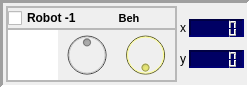
<?xml version="1.0" encoding="UTF-8"?>
<ui version="4.0">
 <class>FrameRobot</class>
 <widget class="QFrame" name="FrameRobot">
  <property name="geometry">
   <rect>
    <x>0</x>
    <y>0</y>
    <width>250</width>
    <height>86</height>
   </rect>
  </property>
  <property name="sizePolicy">
   <sizepolicy hsizetype="Minimum" vsizetype="Preferred">
    <horstretch>0</horstretch>
    <verstretch>0</verstretch>
   </sizepolicy>
  </property>
  <property name="minimumSize">
   <size>
    <width>250</width>
    <height>0</height>
   </size>
  </property>
  <property name="maximumSize">
   <size>
    <width>10000</width>
    <height>86</height>
   </size>
  </property>
  <property name="font">
   <font>
    <weight>75</weight>
    <bold>true</bold>
   </font>
  </property>
  <property name="contextMenuPolicy">
   <enum>Qt::NoContextMenu</enum>
  </property>
  <property name="windowTitle">
   <string>Frame</string>
  </property>
  <property name="frameShape">
   <enum>QFrame::Panel</enum>
  </property>
  <property name="frameShadow">
   <enum>QFrame::Sunken</enum>
  </property>
  <property name="lineWidth">
   <number>3</number>
  </property>
  <layout class="QHBoxLayout" name="horizontalLayout">
   <property name="spacing">
    <number>3</number>
   </property>
   <property name="leftMargin">
    <number>3</number>
   </property>
   <property name="topMargin">
    <number>3</number>
   </property>
   <property name="rightMargin">
    <number>3</number>
   </property>
   <property name="bottomMargin">
    <number>3</number>
   </property>
   <item>
    <widget class="QFrame" name="frame_robot_info">
     <property name="frameShape">
      <enum>QFrame::StyledPanel</enum>
     </property>
     <property name="frameShadow">
      <enum>QFrame::Raised</enum>
     </property>
     <layout class="QVBoxLayout" name="verticalLayout_4">
      <property name="spacing">
       <number>0</number>
      </property>
      <property name="leftMargin">
       <number>0</number>
      </property>
      <property name="topMargin">
       <number>0</number>
      </property>
      <property name="rightMargin">
       <number>0</number>
      </property>
      <property name="bottomMargin">
       <number>0</number>
      </property>
      <item>
       <widget class="QFrame" name="frame_text">
        <property name="minimumSize">
         <size>
          <width>72</width>
          <height>0</height>
         </size>
        </property>
        <property name="maximumSize">
         <size>
          <width>10000</width>
          <height>16777215</height>
         </size>
        </property>
        <property name="frameShape">
         <enum>QFrame::StyledPanel</enum>
        </property>
        <property name="frameShadow">
         <enum>QFrame::Raised</enum>
        </property>
        <layout class="QHBoxLayout" name="horizontalLayout_2">
         <property name="leftMargin">
          <number>0</number>
         </property>
         <property name="topMargin">
          <number>0</number>
         </property>
         <property name="rightMargin">
          <number>0</number>
         </property>
         <property name="bottomMargin">
          <number>0</number>
         </property>
         <item>
          <widget class="QCheckBox" name="check_robot">
           <property name="maximumSize">
            <size>
             <width>69</width>
             <height>16777215</height>
            </size>
           </property>
           <property name="text">
            <string>Robot -1</string>
           </property>
          </widget>
         </item>
         <item>
          <widget class="QLabel" name="label_behavior">
           <property name="font">
            <font>
             <pointsize>8</pointsize>
            </font>
           </property>
           <property name="text">
            <string>Beh</string>
           </property>
           <property name="alignment">
            <set>Qt::AlignCenter</set>
           </property>
          </widget>
         </item>
        </layout>
       </widget>
      </item>
      <item>
       <widget class="QFrame" name="frame_widgets">
        <property name="frameShape">
         <enum>QFrame::StyledPanel</enum>
        </property>
        <property name="frameShadow">
         <enum>QFrame::Raised</enum>
        </property>
        <layout class="QHBoxLayout" name="horizontalLayout_3">
         <property name="spacing">
          <number>0</number>
         </property>
         <property name="leftMargin">
          <number>0</number>
         </property>
         <property name="topMargin">
          <number>0</number>
         </property>
         <property name="rightMargin">
          <number>0</number>
         </property>
         <property name="bottomMargin">
          <number>0</number>
         </property>
         <item>
          <widget class="QGraphicsView" name="gView_icon">
           <property name="minimumSize">
            <size>
             <width>0</width>
             <height>0</height>
            </size>
           </property>
           <property name="maximumSize">
            <size>
             <width>50</width>
             <height>50</height>
            </size>
           </property>
           <property name="mouseTracking">
            <bool>true</bool>
           </property>
           <property name="focusPolicy">
            <enum>Qt::NoFocus</enum>
           </property>
           <property name="frameShape">
            <enum>QFrame::Panel</enum>
           </property>
           <property name="lineWidth">
            <number>0</number>
           </property>
           <property name="backgroundBrush">
            <brush brushstyle="NoBrush">
             <color alpha="0">
              <red>0</red>
              <green>0</green>
              <blue>0</blue>
             </color>
            </brush>
           </property>
           <property name="renderHints">
            <set>QPainter::Antialiasing|QPainter::TextAntialiasing</set>
           </property>
          </widget>
         </item>
         <item>
          <widget class="QDial" name="dial_velocity">
           <property name="enabled">
            <bool>false</bool>
           </property>
           <property name="focusPolicy">
            <enum>Qt::NoFocus</enum>
           </property>
           <property name="toolTip">
            <string>Average wheel velocity</string>
           </property>
           <property name="styleSheet">
            <string notr="true">background-color: rgb(150, 150, 150);</string>
           </property>
           <property name="minimum">
            <number>-100</number>
           </property>
           <property name="maximum">
            <number>100</number>
           </property>
           <property name="singleStep">
            <number>1</number>
           </property>
           <property name="pageStep">
            <number>10</number>
           </property>
           <property name="wrapping">
            <bool>false</bool>
           </property>
           <property name="notchTarget">
            <double>4.000000000000000</double>
           </property>
           <property name="notchesVisible">
            <bool>false</bool>
           </property>
          </widget>
         </item>
         <item>
          <widget class="QDial" name="dial_orientation">
           <property name="enabled">
            <bool>false</bool>
           </property>
           <property name="baseSize">
            <size>
             <width>0</width>
             <height>0</height>
            </size>
           </property>
           <property name="focusPolicy">
            <enum>Qt::NoFocus</enum>
           </property>
           <property name="contextMenuPolicy">
            <enum>Qt::NoContextMenu</enum>
           </property>
           <property name="toolTip">
            <string>Robot's orientation in relation to the opposing end of the field</string>
           </property>
           <property name="styleSheet">
            <string notr="true">background-color: rgb(255, 255, 0);</string>
           </property>
           <property name="minimum">
            <number>-180</number>
           </property>
           <property name="maximum">
            <number>180</number>
           </property>
           <property name="singleStep">
            <number>1</number>
           </property>
           <property name="pageStep">
            <number>5</number>
           </property>
           <property name="tracking">
            <bool>false</bool>
           </property>
           <property name="invertedAppearance">
            <bool>true</bool>
           </property>
           <property name="wrapping">
            <bool>true</bool>
           </property>
           <property name="notchTarget">
            <double>8.699999999999999</double>
           </property>
           <property name="notchesVisible">
            <bool>false</bool>
           </property>
          </widget>
         </item>
        </layout>
       </widget>
      </item>
     </layout>
    </widget>
   </item>
   <item>
    <widget class="QFrame" name="frame_xy">
     <property name="minimumSize">
      <size>
       <width>64</width>
       <height>0</height>
      </size>
     </property>
     <property name="maximumSize">
      <size>
       <width>64</width>
       <height>16777215</height>
      </size>
     </property>
     <property name="styleSheet">
      <string notr="true">background-color: rgba(255, 255, 255, 0);</string>
     </property>
     <property name="frameShape">
      <enum>QFrame::NoFrame</enum>
     </property>
     <property name="frameShadow">
      <enum>QFrame::Plain</enum>
     </property>
     <property name="lineWidth">
      <number>0</number>
     </property>
     <layout class="QGridLayout" name="gridLayout_5">
      <property name="leftMargin">
       <number>0</number>
      </property>
      <property name="topMargin">
       <number>0</number>
      </property>
      <property name="rightMargin">
       <number>0</number>
      </property>
      <property name="bottomMargin">
       <number>0</number>
      </property>
      <property name="horizontalSpacing">
       <number>3</number>
      </property>
      <property name="verticalSpacing">
       <number>0</number>
      </property>
      <item row="1" column="1">
       <widget class="QLCDNumber" name="lcd_y">
        <property name="maximumSize">
         <size>
          <width>16777215</width>
          <height>18</height>
         </size>
        </property>
        <property name="toolTip">
         <string>Y coordinate from center of field</string>
        </property>
        <property name="layoutDirection">
         <enum>Qt::RightToLeft</enum>
        </property>
        <property name="autoFillBackground">
         <bool>false</bool>
        </property>
        <property name="styleSheet">
         <string notr="true">background-color: rgb(0, 0, 100);</string>
        </property>
        <property name="frameShape">
         <enum>QFrame::Panel</enum>
        </property>
        <property name="frameShadow">
         <enum>QFrame::Sunken</enum>
        </property>
        <property name="lineWidth">
         <number>2</number>
        </property>
        <property name="smallDecimalPoint">
         <bool>false</bool>
        </property>
        <property name="digitCount">
         <number>5</number>
        </property>
        <property name="segmentStyle">
         <enum>QLCDNumber::Outline</enum>
        </property>
        <property name="value" stdset="0">
         <double>0.000000000000000</double>
        </property>
       </widget>
      </item>
      <item row="0" column="1">
       <widget class="QLCDNumber" name="lcd_x">
        <property name="maximumSize">
         <size>
          <width>16777215</width>
          <height>18</height>
         </size>
        </property>
        <property name="toolTip">
         <string>X coordinate from center of field</string>
        </property>
        <property name="layoutDirection">
         <enum>Qt::RightToLeft</enum>
        </property>
        <property name="autoFillBackground">
         <bool>false</bool>
        </property>
        <property name="styleSheet">
         <string notr="true">background-color: rgb(0, 0, 100);</string>
        </property>
        <property name="frameShape">
         <enum>QFrame::Panel</enum>
        </property>
        <property name="frameShadow">
         <enum>QFrame::Sunken</enum>
        </property>
        <property name="lineWidth">
         <number>2</number>
        </property>
        <property name="midLineWidth">
         <number>0</number>
        </property>
        <property name="smallDecimalPoint">
         <bool>false</bool>
        </property>
        <property name="digitCount">
         <number>5</number>
        </property>
        <property name="segmentStyle">
         <enum>QLCDNumber::Outline</enum>
        </property>
        <property name="value" stdset="0">
         <double>0.000000000000000</double>
        </property>
       </widget>
      </item>
      <item row="0" column="0">
       <widget class="QLabel" name="label_14">
        <property name="text">
         <string>x</string>
        </property>
       </widget>
      </item>
      <item row="1" column="0">
       <widget class="QLabel" name="label_13">
        <property name="text">
         <string>y</string>
        </property>
       </widget>
      </item>
     </layout>
    </widget>
   </item>
  </layout>
 </widget>
 <resources/>
 <connections/>
</ui>
